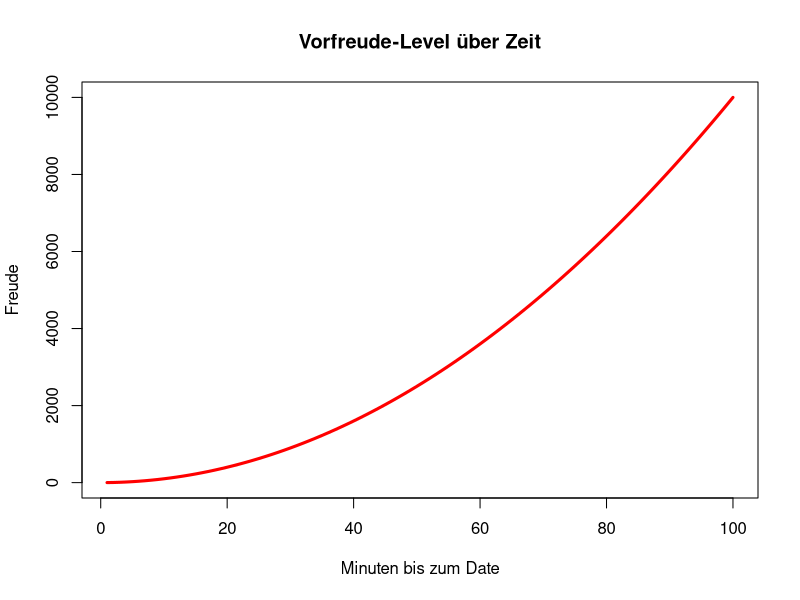

Write the R code that produced this figure.
## ---- chunk 1
x <- 1:100
y <- x^2

plot(x, y, type = "l", col = "red", lwd = 3, 
     main = "Vorfreude-Level über Zeit", 
     xlab = "Minuten bis zum Date", ylab = "Freude")
